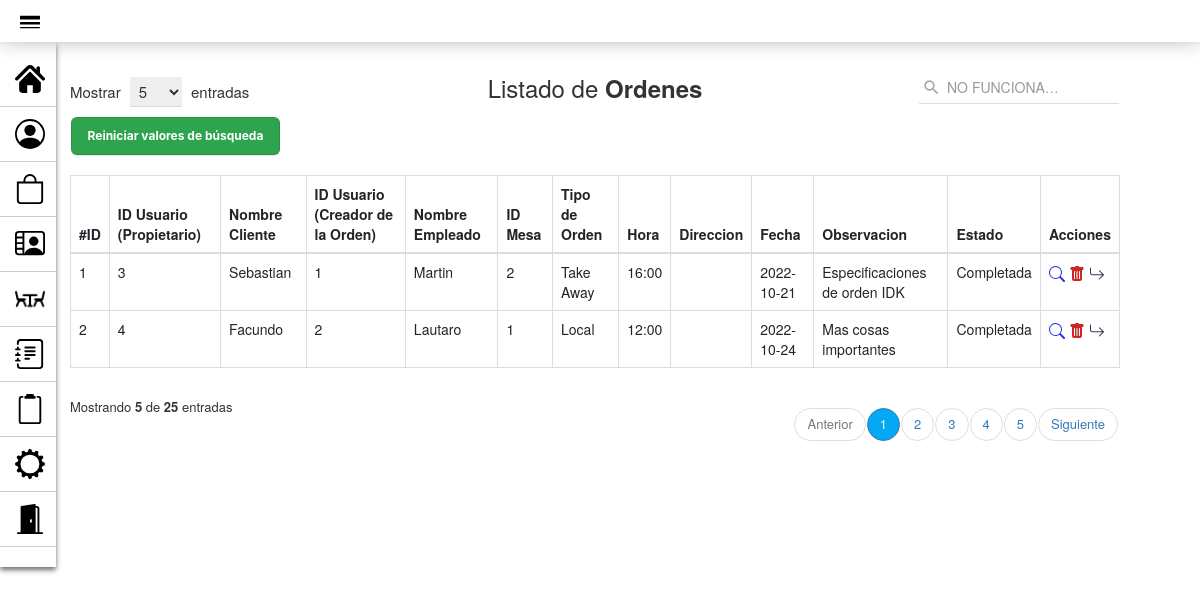
The page /PAGINA_GestionOrdenes.php on the database as committed earlier.
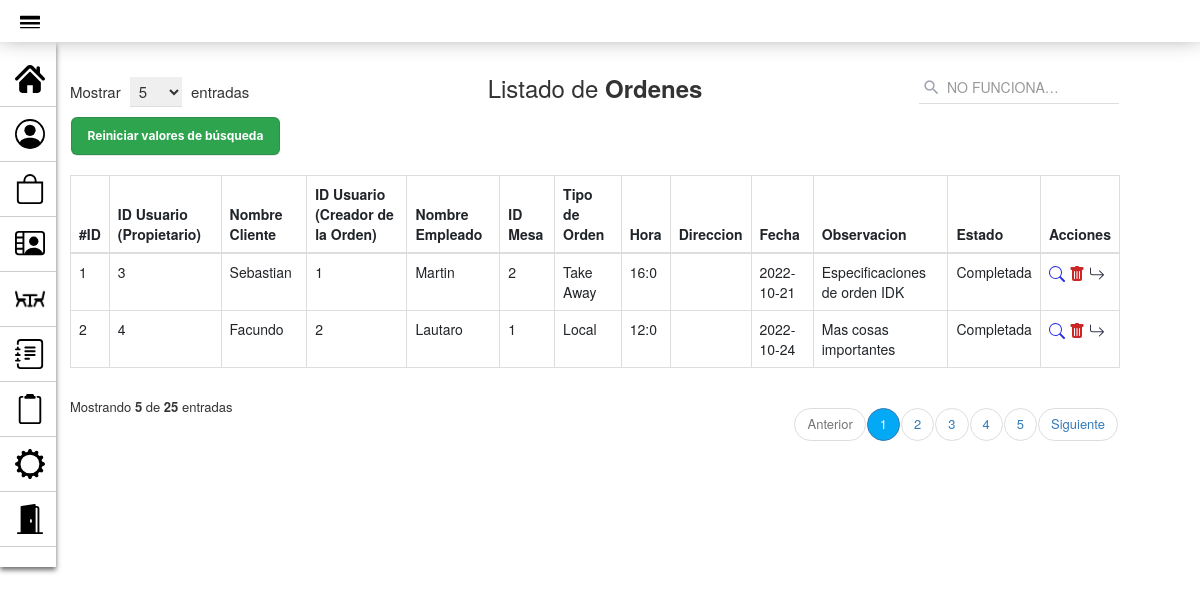
The same page on the database as committed later.
### tables this page shows
CREATE TABLE `orden` (
  `id_orden` int(10) PRIMARY KEY NOT NULL AUTO_INCREMENT COMMENT 'ID de la orden',  
  `cliente_orden` int(10) NULL COMMENT '',
  `empleado_orden` int(10) NULL COMMENT '',
  `mesa_orden` int(10) NULL COMMENT '',
  `tipo_orden` enum('Local','Take Away','Delivery') NULL COMMENT 'Tipo de orden funcional',
  `hora` varchar(4) NOT NULL COMMENT '',
  `direccion` varchar(80) NULL COMMENT '',
  `fecha` date NOT NULL COMMENT 'Fecha de la orden realizada',
  `observacion` varchar(90) NULL COMMENT 'Comentarios para realizar el pedido',
  `estado_orden` enum('Generandose...','Pendiente','En Proceso','Completada') NOT NULL COMMENT 'Estado de la orden',
  CONSTRAINT cliente_orden FOREIGN KEY (cliente_orden) REFERENCES usuario(id_usuario),
  CONSTRAINT empleado_orden FOREIGN KEY (empleado_orden) REFERENCES usuario(id_usuario),
  CONSTRAINT mesa_orden FOREIGN KEY (mesa_orden) REFERENCES mesa(id_mesa)
);

### modelo/conexion.php (called while the page is built)
<?php
class Conectar{
    public static function conexion (){
        try{
            $host ="localhost";
            $user ="root";
            $pass="";
            $bd="proyecto_grupo2";
            $con = mysqli_connect($host,$user,$pass);
            mysqli_select_db($con,$bd);
            return $con;
        }catch(Exception $e){
    die('Error'.$e->getMessage());
    echo "La linea de error " . $e->getLine();
        }
    }
    }
?>

### modelo/Orden.php (called while the page is built, shortened)
<?php
class Orden
{
    private $con;
    private $orden;
    public function __construct()
    {
        require_once("conexion.php");
        $this->con = conectar::conexion();
    }
    public function listar_ordenes()
    {
        $sql = "SELECT *
        FROM orden ORDER BY id_orden";
        $query = mysqli_query($this->con, $sql);
        while ($filas = mysqli_fetch_array($query)) {
            $this->orden[] = $filas;
        }
        return $this->orden;
    }
}
?>

### controlador/Controlador_PerfilUsuario.php (called while the page is built, shortened)
<?php
$id_perfil = $_SESSION['id'];
?>

### vista/Orden_view.php (the view, shortened to what this page needs)
<!DOCTYPE html>
<html lang="es">
<head>
    <link rel="stylesheet" href="assets/styles2.css">
    <link href="https://cdn.jsdelivr.net/npm/bootstrap@5.2.0/dist/css/bootstrap.min.css" rel="stylesheet">
    <link href="https://maxcdn.bootstrapcdn.com/bootstrap/3.3.7/css/bootstrap.min.css" rel="stylesheet">
</head>
<body>
    <div class="container">
        <div class="table-responsive">
            <div class="table-wrapper">
                <div class="table-title">
                    <div class="row">
                        <div class="col-xs-4">
                            <div class="show-entries">
                                <span>Mostrar</span>
                                <select>
                                    <option>5</option>
                                </select>
                                <span>entradas</span>
                            </div>
                        </div>
                        <div class="col-xs-4">
                            <h2 class="text-center">Listado de <b>Ordenes</b></h2>
                        </div>
                        <?php require_once("vista/buscar_orden_view.php"); ?>
                        <table class="table table-bordered">
                            <thead>
                                <tr>
                                    <th>#ID</th>
                                    <th>ID Usuario (Propietario)</th>
                                    <th>Nombre Cliente</th>
                                    <th>ID Usuario (Creador de la Orden)</th>
                                    <th>Nombre Empleado</th>
                                    <th>ID Mesa</th>
                                    <th>Tipo de Orden</th>
                                    <th>Hora</th>
                                    <th>Direccion</th>
                                    <th>Fecha</th>
                                    <th>Observacion</th>
                                    <th>Estado</th>
                                    <th>Acciones</th>
                                </tr>
                            </thead>
                            <tbody>
                                <?php foreach ($matrizOrden as $orden) : ?>
                                    <tr>
                                        <td scope="row"><?php echo $orden['id_orden'] ?></td>
                                        <td><?php echo $orden['cliente_orden'] ?></td>
                                        <td><?php echo $_SESSION['cliente_orden'] ?></td>
                                        <td><?php echo $orden['empleado_orden'] ?></td>
                                        <td><?php echo $_SESSION['empleado_orden'] ?></td>
                                        <td><?php echo $orden['mesa_orden'] ?></td>
                                        <td><?php echo $orden['tipo_orden'] ?></td>
                                        <td><?php echo $orden['hora'] ?></td>
                                        <td><?php echo $orden['direccion'] ?></td>
                                        <td><?php echo $orden['fecha'] ?></td>
                                        <td><?php echo $orden['observacion'] ?></td>
                                        <td><?php echo $orden['estado_orden'] ?></td>
                                        <td>
                                            <a href="VerOrden_pagina.php?id=<?php echo $orden['id_orden'] ?>" title="Ver Orden"><img src="assets/iconos/icono-lupa.svg"></a>
                                            <a href="controlador/eliminar_Orden_controlador.php?id=<?php echo $orden['id_orden'] ?>" title="Eliminar" onclick="javascript:return asegurar();"><img src="assets/iconos/icono-papelera.svg"></a>
                                            <a href="controlador/AvanzarEstadoOrden_controlador.php?id=<?php echo $orden['id_orden'] ?>" title="Avanzar Estado"><img src="assets/iconos/icono-flecha.svg"></a>
                                        </td>
                                    </tr>
                                <?php endforeach; ?>
                            </tbody>
                        </table>
                        <div class="clearfix">
                            <div class="hint-text">Mostrando <b>5</b> de <b>25</b> entradas</div>
                            <ul class="pagination">
                                <li class="page-item disabled"><a href="#">Anterior</a></li>
                                <li class="page-item active"><a href="#" class="page-link">1</a></li>
                                <li class="page-item"><a href="#" class="page-link">2</a></li>
                                <li class="page-item"><a href="#" class="page-link">3</a></li>
                                <li class="page-item"><a href="#" class="page-link">4</a></li>
                                <li class="page-item"><a href="#" class="page-link">5</a></li>
                                <li class="page-item"><a href="#" class="page-link">Siguiente</a></li>
                            </ul>
                        </div>
                    </div>
                </div>
</body>
</html>

### PAGINA_GestionOrdenes.php (shortened to what this page needs)
<!DOCTYPE html>
<html lang="es">
<head>
        <link rel="stylesheet" href="assets/styles2.css">
        <link href="https://cdn.jsdelivr.net/npm/bootstrap@5.2.0/dist/css/bootstrap.min.css" rel="stylesheet">
        <link href="https://maxcdn.bootstrapcdn.com/bootstrap/3.3.7/css/bootstrap.min.css" rel="stylesheet">
        <link href="https://maxcdn.bootstrapcdn.com/font-awesome/4.7.0/css/font-awesome.min.css" rel="stylesheet">
</head>
<body>
        <?php require_once("vista/mensaje_gestor.php"); ?>
        <div class="container-fluid cont-pers">
                <div class="col-8 ">
                        <?php require_once("controlador/Ordenes_controlador.php"); ?>
                        <?php require_once("vista/BarraNavegacion.php"); ?>
</body>
</html>

### vista/mensaje_gestor.php (shortened to what this page needs)
<!DOCTYPE html>
<html lang="es">
<head>
    <link rel="stylesheet" href="assets/styles_alertas.css">
</head>
<body>
</body>
</html>

### controlador/Ordenes_controlador.php
<?php
require_once("modelo/Orden.php");
$orden = new Orden();
$matrizOrden = $orden->listar_ordenes();
if ($matrizOrden) {
    require_once("vista/Orden_view.php");
} else {
?>
    <div class="no_hay_registros">
        <?php echo "No hay ordenes registradas en el sistema"; ?>
    </div>
<?php
}
?>

### vista/buscar_orden_view.php (shortened to what this page needs)
<!DOCTYPE html>
<html lang="es">
<head>
</head>
<body>
    <div class="col-xs-4">
        <form method="POST">
            <div class="search-box">
                <div class="input-group" type="text" name="busqueda">
                    <span class="input-group-addon"><i class="material-icons">&#xE8B6;</i></span>
                    <input type="text" name="reserva" class="form-control" placeholder="NO FUNCIONA&hellip;">
                </div>
            </div>
    </div>
    <div><input class="button-1" type="submit" value="Reiniciar valores de búsqueda"></input></div>
    </div>
    </div>
</body>
</html>

### vista/BarraNavegacion.php (shortened to what this page needs)
<!DOCTYPE html>
<html lang="es">
<head>
    <link rel="stylesheet" href="assets/styles_navbar.css">
</head>
<body>
    <?php require_once("controlador/Controlador_PerfilUsuario.php"); ?>
    <header>
        <span class="menu"><img src="assets/iconos/icono-desplegable.svg" alt="Inicio" width="20" height="20"></span>
    </header>
    <aside class="keep">
        <ul>
            <li>
                <a class="message" href="index.php" style="text-decoration:none">
                    <span><img src="assets/iconos/icono-inicio.svg" alt="Inicio" width="30" height="30"></span>
                </a>
            </li>
            <li>
                <a class="message" href="PAGINA_GestionUsuarios.php" style="text-decoration:none">
                    <span><img src="assets/iconos/icono-usuario2.svg" alt="Usuarios" width="30" height="30"></span>
                </a>
            </li>
            <li>
                <a class="message" href="PAGINA_GestionProductos.php" style="text-decoration:none">
                    <span><img src="assets/iconos/icono-producto.svg" alt="Productos" width="30" height="30"></span>
                </a>
            </li>
            <li>
                <a class="message" href="PAGINA_GestionProveedores.php" style="text-decoration:none">
                    <span><img src="assets/iconos/icono-proveedor.svg" alt="Proveedores" width="30" height="30"></span>
                </a>
            </li>
            <li>
                <a class="message" href="PAGINA_GestionMesas.php" style="text-decoration:none">
                    <span><img src="assets/iconos/icono-mesa2.png" alt="Mesas" width="30" height="30"></span>
                </a>
            </li>
            <li>
                <a class="message" href="PAGINA_GestionReservas.php" style="text-decoration:none">
                    <span><img src="assets/iconos/icono-reserva.svg" alt="Reservas" width="30" height="30"></span>
                </a>
            </li>
            <li>
                <a class="message" href="PAGINA_GestionOrdenes.php" style="text-decoration:none">
                    <span><img src="assets/iconos/icono-comanda.svg" alt="Ordenes" width="30" height="30"></span>
                </a>
            </li>
            <li>
                <a class="message" href="ModificarPerfil_pagina.php?id=<?php echo $id_perfil ?>" style="text-decoration:none">
                    <span><img src="assets/iconos/icono-ajuste.svg" alt="Configuración" width="30" height="30"></span>
                </a>
            </li>
            <li>
                <a class="message" href="controlador/Logout.php" style="text-decoration:none">
                    <span><img src="assets/iconos/icono-salir.svg" alt="Logout" width="30" height="30"></span>
                </a>
            </li>
        </ul>
    </aside>
</body>
</html>

### assets/styles2.css (style rules this page uses)
body { font-family: 'Roboto', sans-serif; background-repeat: no-repeat; background-size: cover; }
.table-responsive { margin: 50px 0; margin-left: 20px; }
.table-wrapper { min-width: 35em; background: #fff; padding: 20px; box-shadow: 0 1px 1px rgba(0, 0, 0, .05); }
.table-title { font-size: 15px; padding-bottom: 10px; margin: 0 0 10px; min-height: 45px; }
.table-title h2 { margin: 5px 0 0; font-size: 24px; }
.table-title select { border-color: #ddd; border-width: 0 0 1px 0; padding: 3px 10px 3px 5px; margin: 0 5px; }
.table-title .show-entries { margin-top: 7px; }
.search-box { position: relative; float: right; }
.search-box .input-group { min-width: 200px; position: absolute; right: 0; }
.search-box .input-group-addon, .search-box input { border-color: #ddd; border-radius: 0; }
.search-box .input-group-addon { border: none; border: none; background: transparent; position: absolute; z-index: 9; }
.search-box input { height: 34px; padding-left: 28px; box-shadow: none !important; border-width: 0 0 1px 0; }
.search-box i { color: #a0a5b1; font-size: 19px; position: relative; top: 2px; left: -10px; }
table.table tr th, table.table tr td { border-color: #e9e9e9; }
table.table td:last-child { width: fit-content; }
table.table td a { color: #a0a5b1; }
.pagination { float: right; margin: 0 0 5px; }
.pagination li a { border: none; font-size: 13px; min-width: 30px; min-height: 30px; padding: 0 10px; color: #999; margin: 0 2px; line-height: 30px; border-radius: 30px !important; text-align: center; }
.pagination li.active a { background: #03A9F4; }
.hint-text { float: left; margin-top: 10px; font-size: 13px; }
.button-1 { appearance: none; background-color: #2ea44f; border: 1px solid rgba(27, 31, 35, .15); border-radius: 6px; box-shadow: rgba(27, 31, 35, .1) 0 1px 0; box-sizing: border-box; color: #fff; cursor: pointer; display: inline-block; font-family: -apple-system, system-ui, "Segoe UI", Helvetica, Arial, sans-serif, "Apple Color Emoji", "Segoe UI Emoji"; font-size: 12px; font-weight: 700; line-height: 16px; padding: 10px 16px; margin-top: 10px; margin-left: 8px; }
.material-icons { font-family: 'Material Icons'; font-size: 16px; vertical-align: text-top; }

### assets/styles_navbar.css (style rules this page uses)
* { margin: 0px; padding: 0px; }
header { background: #fff; padding: 10px 20px; box-shadow: 0px -8px 25px #6d6d6d; position: fixed; top: 0; left: 0; width: 100%; z-index: 991; }
.menu { display: inline-block; cursor: pointer; }
aside { width: 4em; background: #fff; padding: 0px 0px 10px 0px; position: absolute; left: 0px; top: 0px; height: 100%; box-shadow: 0px 3px 5px #6d6d6d; overflow: hidden; z-index: 99; height: fit-content; margin-top: 3em; }
aside ul { list-style: none; width: 100%; margin-left: -30px; margin-top: 10px; }
aside ul li { border-bottom: 1px solid #ccc; padding: 12px 25px; position: relative; width: fit-content; }
aside ul li a { font-size: 14px; color: #4a4a4a; text-decoration: none; text-transform: uppercase; white-space: nowrap; display: inline-block; }
aside ul li a span { display: inline-block; vertical-align: middle; color: #000000; width: 38px; }
.message { font-family: 'Signika', sans-serif; font-size: 12px; }

Rows that differ between the two databases and show on the page:
changed orden "Take Away": hora "16:00" → "16:0"
changed orden "Local": hora "12:00" → "12:0"
